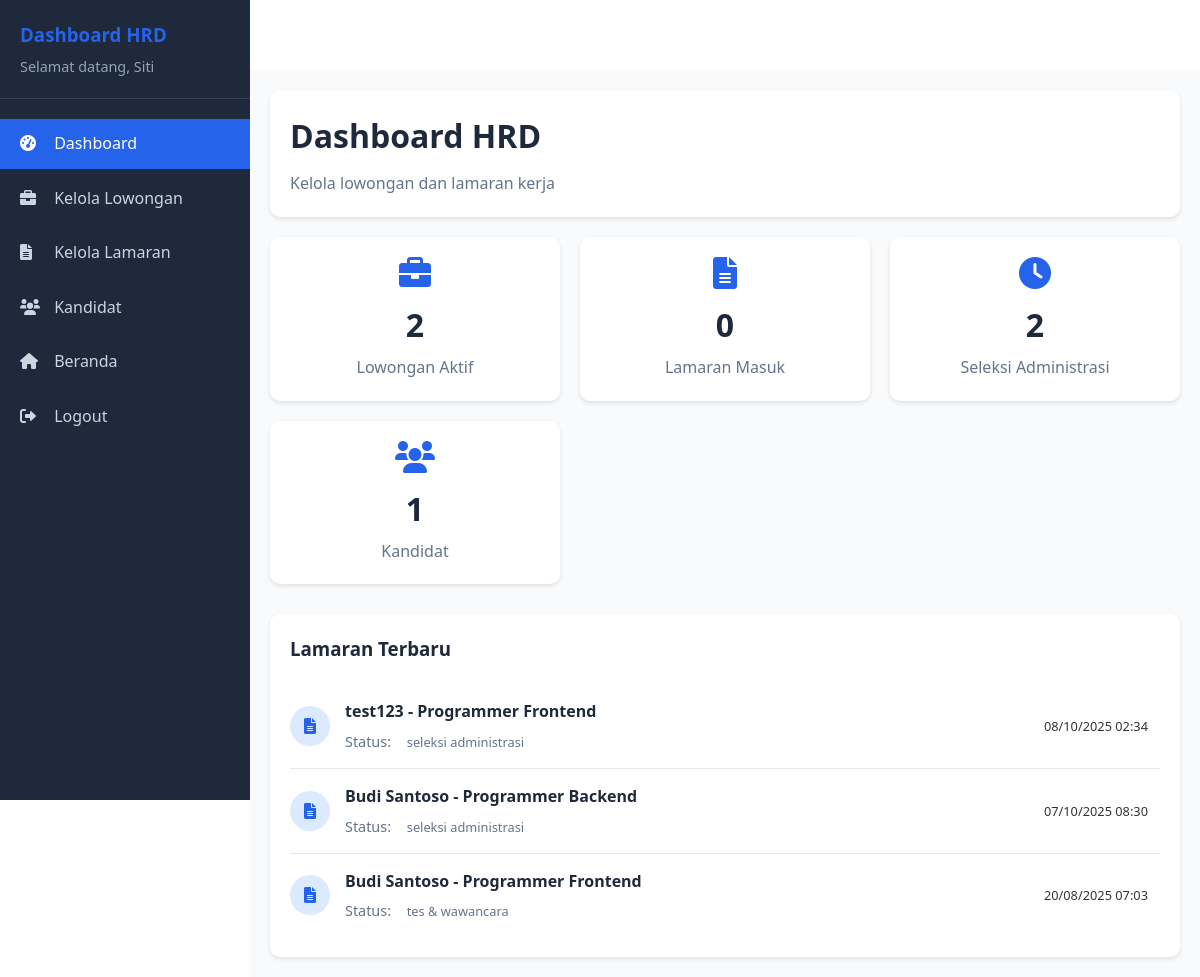
Before: /hrd/dashboard.php (signed in) with the older database file.
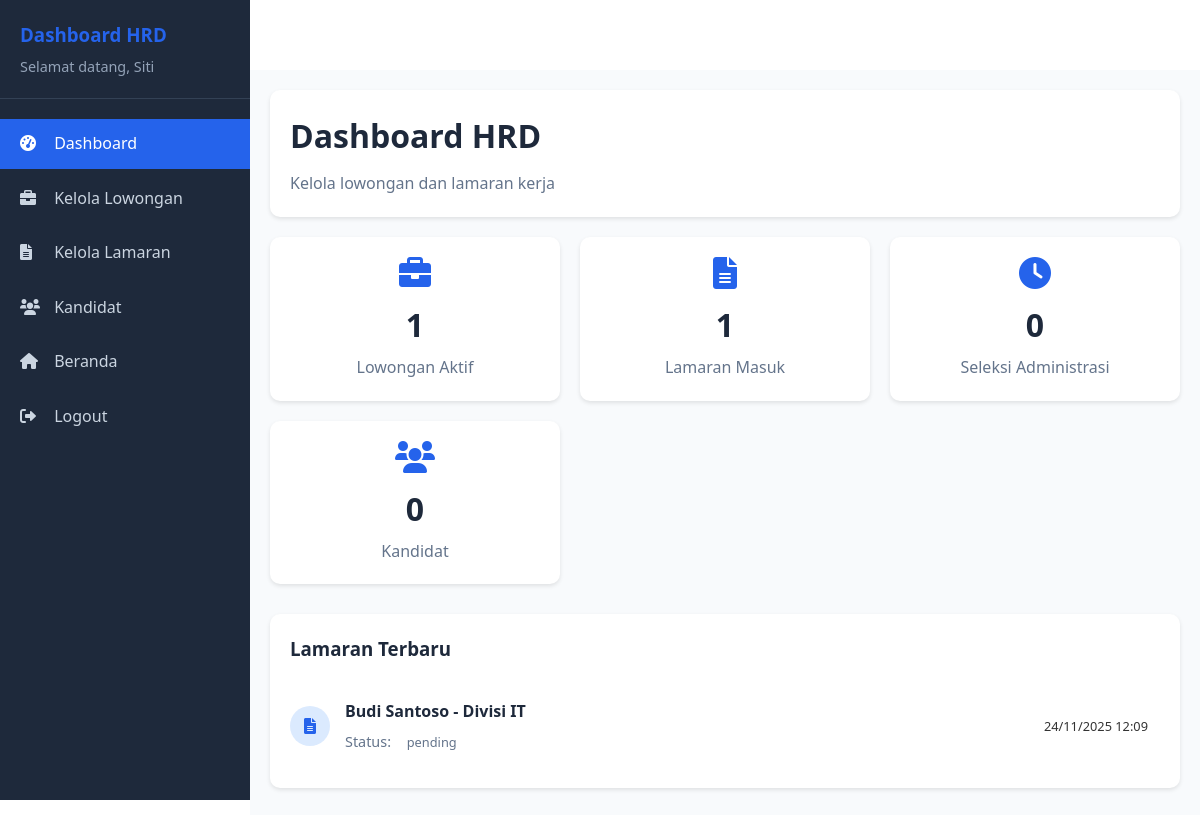
After: the same page with the newer database file.
### tables this page shows
CREATE TABLE `applications` (
  `application_id` int NOT NULL,
  `job_id` int NOT NULL,
  `user_id` int NOT NULL,
  `no_telepon` varchar(20) NOT NULL,
  `id_jenjang_pendidikan` int DEFAULT NULL,
  `id_jurusan_pendidikan` int DEFAULT NULL,
  `cv` varchar(255) NOT NULL,
  `status` varchar(255) NOT NULL,
  `reason` text,
  `interview_date` datetime DEFAULT NULL,
  `start_date` date DEFAULT NULL,
  `applied_at` timestamp NOT NULL DEFAULT CURRENT_TIMESTAMP,
  `updated_at` timestamp NULL DEFAULT NULL
);

CREATE TABLE `users` (
  `user_id` int NOT NULL,
  `username` varchar(50) NOT NULL,
  `password` varchar(255) NOT NULL,
  `email` varchar(100) NOT NULL,
  `full_name` varchar(100) DEFAULT NULL,
  `no_telepon` varchar(20) DEFAULT NULL,
  `id_jenjang_pendidikan` int DEFAULT NULL,
  `id_jurusan_pendidikan` int DEFAULT NULL,
  `cv_filename` varchar(255) DEFAULT NULL,
  `role` enum('admin','pelamar','hrd','konten') DEFAULT 'pelamar',
  `status` enum('active','inactive') DEFAULT 'active',
  `created_at` timestamp NULL DEFAULT CURRENT_TIMESTAMP,
  `hapus` int NOT NULL DEFAULT '0'
);

CREATE TABLE `lowongan` (
  `job_id` int NOT NULL,
  `title` varchar(200) NOT NULL,
  `description` text NOT NULL,
  `requirements` text,
  `location` varchar(100) DEFAULT NULL,
  `salary_range` varchar(50) DEFAULT NULL,
  `status` enum('open','closed') DEFAULT 'open',
  `posted_by` int DEFAULT NULL,
  `req_jenjang_pendidikan` int DEFAULT NULL,
  `req_jurusan_pendidikan` int DEFAULT NULL,
  `posted_at` timestamp NULL DEFAULT CURRENT_TIMESTAMP,
  `updated_at` timestamp NULL DEFAULT NULL,
  `hapus` int NOT NULL DEFAULT '0'
);

### hrd/dashboard.php (the view, shortened to what this page needs)
<?php
require_once '../connect/koneksi.php';
$full_name = $_SESSION['full_name'];
$total_active_jobs = 0;
$total_new_apps = 0;
$total_under_review = 0;
$total_candidates = 0;
$qs1 = mysqli_query($conn, "SELECT COUNT(*) AS c FROM lowongan WHERE status='open' AND hapus=0");
if ($qs1) { $total_active_jobs = (int)mysqli_fetch_assoc($qs1)['c']; }
$qs2 = mysqli_query($conn, "SELECT COUNT(*) AS c FROM applications WHERE status='pending'");
if ($qs2) { $total_new_apps = (int)mysqli_fetch_assoc($qs2)['c']; }
$qs3 = mysqli_query($conn, "SELECT COUNT(*) AS c FROM applications WHERE status='seleksi administrasi'");
if ($qs3) { $total_under_review = (int)mysqli_fetch_assoc($qs3)['c']; }
$qs4 = mysqli_query($conn, "SELECT COUNT(*) AS c FROM applications WHERE status IN ('lolos administrasi','tes & wawancara')");
if ($qs4) { $total_candidates = (int)mysqli_fetch_assoc($qs4)['c']; }
$recent_apps = mysqli_query($conn, "SELECT a.*, u.full_name, u.email, l.title
                                    FROM applications a
                                    JOIN users u ON a.user_id = u.user_id
                                    JOIN lowongan l ON a.job_id = l.job_id
                                    ORDER BY a.applied_at DESC
                                    LIMIT 5");
?>
<!DOCTYPE html>
<html lang="id">
<head>
    <link rel="stylesheet" href="../assets/css/pages.css">
    <link rel="stylesheet" href="../assets/css/common.css">
    <link rel="stylesheet" href="css/dashboard.css">
    <link rel="stylesheet" href="https://cdnjs.cloudflare.com/ajax/libs/font-awesome/6.0.0/css/all.min.css">
</head>
<body>
    <div class="dashboard-container">
        <div class="sidebar" id="sidebar">
            <div class="sidebar-header">
                <h3>Dashboard HRD</h3>
                <p>Selamat datang, <?php echo htmlspecialchars($full_name); ?></p>
            </div>
            <ul class="sidebar-menu">
                <li><a href="dashboard.php" class="active"><i class="fas fa-tachometer-alt"></i> Dashboard</a></li>
                <li><a href="lowongan.php"><i class="fas fa-briefcase"></i> Kelola Lowongan</a></li>
                <li><a href="applications.php"><i class="fas fa-file-alt"></i> Kelola Lamaran</a></li>
                <li><a href="candidates.php"><i class="fas fa-users"></i> Kandidat</a></li>
                <li><a href="../index.php"><i class="fas fa-home"></i> Beranda</a></li>
                <li><a href="../logout.php"><i class="fas fa-sign-out-alt"></i> Logout</a></li>
            </ul>
        </div>
        <div class="main-content">
            <div class="dashboard-header">
                <h1>Dashboard HRD</h1>
                <p>Kelola lowongan dan lamaran kerja</p>
            </div>
            <div class="stats-grid">
                <div class="stat-card">
                    <i class="fas fa-briefcase"></i>
                    <h3><?php echo $total_active_jobs; ?></h3>
                    <p>Lowongan Aktif</p>
                </div>
                <div class="stat-card">
                    <i class="fas fa-file-alt"></i>
                    <h3><?php echo $total_new_apps; ?></h3>
                    <p>Lamaran Masuk</p>
                </div>
                <div class="stat-card">
                    <i class="fas fa-clock"></i>
                    <h3><?php echo $total_under_review; ?></h3>
                    <p>Seleksi Administrasi</p>
                </div>
                <div class="stat-card">
                    <i class="fas fa-users"></i>
                    <h3><?php echo $total_candidates; ?></h3>
                    <p>Kandidat</p>
                </div>
            </div>
            <div class="recent-applications">
                <h3>Lamaran Terbaru</h3>
                <?php if ($recent_apps && mysqli_num_rows($recent_apps) > 0): ?>
                    <?php while ($app = mysqli_fetch_assoc($recent_apps)): ?>
                        <div class="application-item">
                            <div class="application-icon">
                                <i class="fas fa-file-alt"></i>
                            </div>
                            <div class="application-content">
                                <h4><?php echo htmlspecialchars($app['full_name']); ?> - <?php echo htmlspecialchars($app['title']); ?></h4>
                                <p>Status: <span class="status-badge"><?php echo htmlspecialchars($app['status']); ?></span></p>
                            </div>
                            <span class="status-badge">
                                <?php echo date('d/m/Y H:i', strtotime($app['applied_at'])); ?>
                            </span>
                        </div>
                    <?php endwhile; ?>
                <?php endif; ?>
            </div>
        </div>
    </div>
</body>
</html>

### assets/css/common.css (style rules this page uses)
* { margin: 0; padding: 0; box-sizing: border-box; }
body { font-family: "Segoe UI", Tahoma, Geneva, Verdana, sans-serif; line-height: 1.6; color: #333; background-color: #ffffff; padding-top: 70px; }

### hrd/css/dashboard.css (style rules this page uses)
.dashboard-container { display: flex; min-height: 100vh; }
.sidebar { width: 250px; background: #1e293b; color: white; padding: 20px 0; position: fixed; top: 0; left: 0; height: 100vh; overflow-y: auto; transition: left 0.3s ease; z-index: 1000; }
.sidebar-header { padding: 0 20px 20px; border-bottom: 1px solid #334155; margin-bottom: 20px; }
.sidebar-header h3 { color: #2563eb; margin-bottom: 5px; }
.sidebar-header p { color: #94a3b8; font-size: 0.9rem; }
.sidebar-menu { list-style: none; padding: 0; }
.sidebar-menu li { margin-bottom: 5px; }
.sidebar-menu a { display: block; padding: 12px 20px; color: #cbd5e1; text-decoration: none; transition: all 0.3s ease; }
.sidebar-menu a:hover, .sidebar-menu a.active { background: #2563eb; color: white; }
.sidebar-menu i { margin-right: 10px; width: 20px; }
.main-content { flex: 1; margin-left: 250px; padding: 20px; background: #f8fafc; }
.dashboard-header { background: white; padding: 20px; border-radius: 10px; box-shadow: 0 2px 4px rgba(0, 0, 0, 0.1); margin-bottom: 20px; }
.dashboard-header h1 { color: #1e293b; margin-bottom: 10px; }
.dashboard-header p { color: #64748b; }
.stats-grid { display: grid; grid-template-columns: repeat(auto-fit, minmax(250px, 1fr)); gap: 20px; margin-bottom: 30px; }
.stat-card { background: white; padding: 20px; border-radius: 10px; box-shadow: 0 2px 4px rgba(0, 0, 0, 0.1); text-align: center; }
.stat-card i { font-size: 2rem; color: #2563eb; margin-bottom: 10px; }
.stat-card h3 { font-size: 2rem; color: #1e293b; margin-bottom: 5px; }
.stat-card p { color: #64748b; font-weight: 500; }
.recent-applications { background: white; padding: 20px; border-radius: 10px; box-shadow: 0 2px 4px rgba(0, 0, 0, 0.1); }
.recent-applications h3 { color: #1e293b; margin-bottom: 20px; }
.application-item { display: flex; align-items: center; padding: 15px 0; border-bottom: 1px solid #e5e7eb; }
.application-item:last-child { border-bottom: none; }
.application-icon { width: 40px; height: 40px; background: #dbeafe; border-radius: 50%; display: flex; align-items: center; justify-content: center; margin-right: 15px; }
.application-icon i { color: #2563eb; }
.application-content { flex: 1; }
.application-content h4 { color: #1e293b; margin-bottom: 5px; }
.application-content p { color: #64748b; font-size: 0.9rem; }
.status-badge { padding: 4px 12px; border-radius: 20px; font-size: 0.8rem; font-weight: 500; }

Changed rows visible on the page:
removed applications: user.full_name "test123", job.title "Programmer Frontend", status "seleksi administrasi", applied_at "08/10/2025 02:34"
removed applications: user.full_name "Budi Santoso", job.title "Programmer Backend", status "seleksi administrasi", applied_at "07/10/2025 08:30"
removed applications: user.full_name "Budi Santoso", job.title "Programmer Frontend", status "tes & wawancara", applied_at "20/08/2025 07:03"
added applications: user.full_name "Budi Santoso", job.title "Divisi IT", status "pending", applied_at "24/11/2025 12:09"
Other visible differences:
$total_active_jobs: "2" → "1"
$total_new_apps: "0" → "1"
$total_under_review: "2" → "0"
$total_candidates: "1" → "0"
